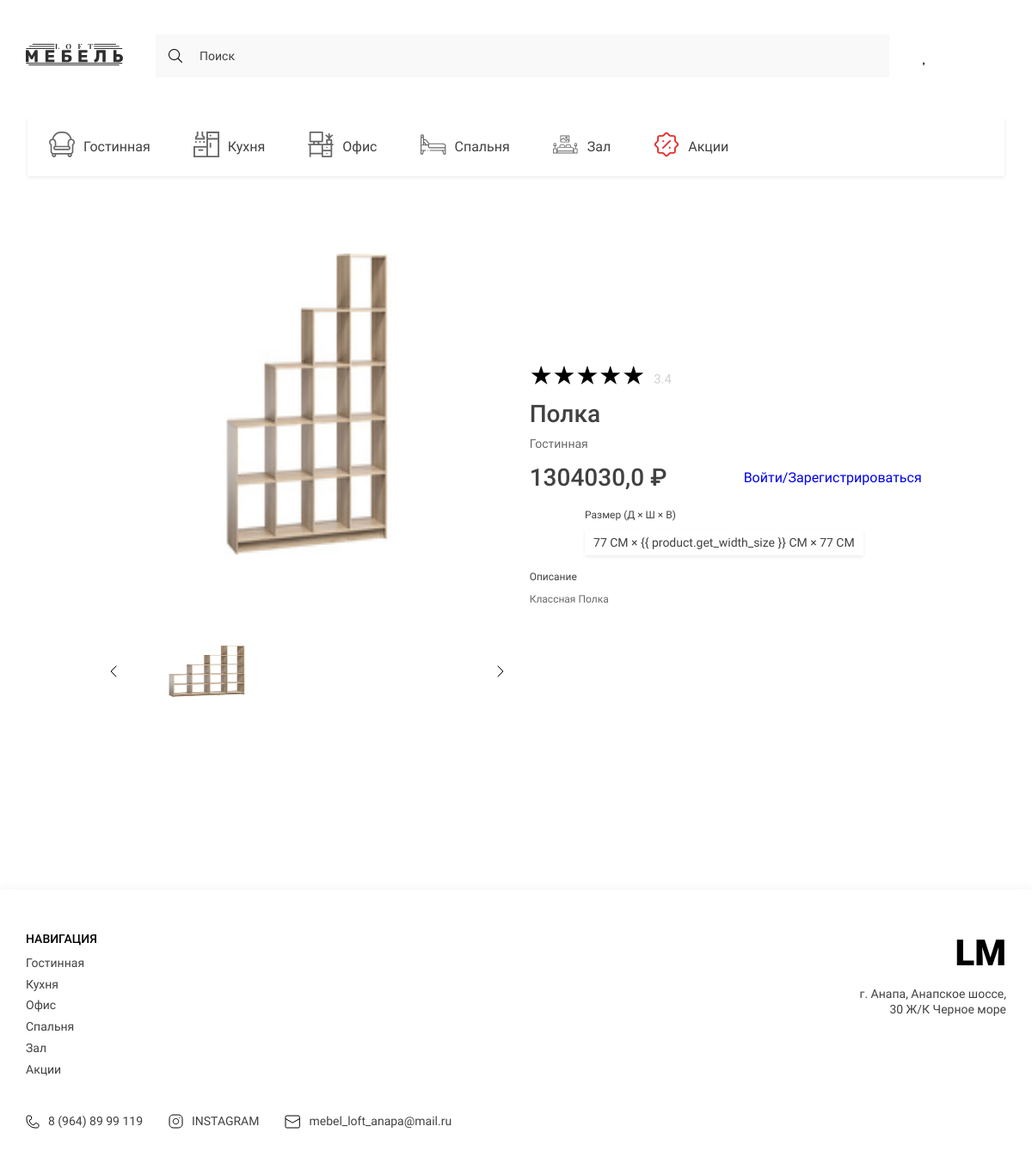
The app's page /product/polka/ with its own data.
### mebel_app/models.py (models this page shows, shortened)
class Category(models.Model):
    title = models.CharField(max_length=255, verbose_name='Категория', unique=True)
    image = models.FileField(upload_to='categories/', verbose_name='Иконка')
    slug = models.SlugField(unique=True, null=True, verbose_name='Слаг')
    def get_absolute_url(self):
        return reverse('category', kwargs={'slug': self.slug})
    def __str__(self):
        return self.title
    class Meta:
        verbose_name = 'Категория'
        verbose_name_plural = 'Категории'

class Gallery(models.Model):
    product = models.ForeignKey(Product, verbose_name='Товар', on_delete=models.CASCADE, related_name='images')
    photo = models.ImageField(upload_to='product/', null=True, blank=True, verbose_name='Изображения')
    class Meta:
        verbose_name = 'Изображение'
        verbose_name_plural = 'Галерея товаров'

class Product(models.Model):
    title = models.CharField(max_length=255, verbose_name='Название товара', unique=True)
    color = models.CharField(max_length=50, verbose_name='Цвет')
    price = models.FloatField(max_length=20, verbose_name='Цена')
    category = models.ForeignKey(Category, on_delete=models.CASCADE, verbose_name='Категория', related_name='products')
    description = models.TextField(verbose_name='Описание товара')
    quantity = models.IntegerField(verbose_name='Кол-во на складе')
    slug = models.SlugField(unique=True, verbose_name='Слаг')
    def get_height_size(self):
        if self.sizes:
            try:
                return self.sizes.first().height
            except:
                return '0'
        else:
            return '0'
    def get_depth_size(self):
        if self.sizes:
            try:
                return self.sizes.first().depth
            except:
                return '0'
        else:
            return '0'
    class Meta:
        verbose_name = 'Товар'
        verbose_name_plural = 'Товары'

class Size(models.Model):
    product = models.ForeignKey(Product, verbose_name='Товар', on_delete=models.CASCADE, related_name='sizes')
    height = models.IntegerField(verbose_name='Высота', null=False)
    width = models.IntegerField(verbose_name='Ширина', null=False)
    depth = models.IntegerField(verbose_name='Глубина', null=False)
    class Meta:
        verbose_name = 'Размер'
        verbose_name_plural = 'Размеры'

### mebel_app/views.py (the view)
# urls.py: path('product/<slug:slug>/', ProductDetail.as_view(), name='product'),
class ProductDetail(DetailView):
    model = Product
    context_object_name = 'product'
    template_name = 'mebel_app/product_detail.html'
    def get_context_data(self, **kwargs):
        context = super().get_context_data()
        product = Product.objects.get(slug=self.kwargs['slug'])
        context['title'] = f'Товар - {product.title}'
        return context

### mebel_app/templates/mebel_app/product_detail.html (shortened to what this page needs)
{% extends 'base.html' %}
{% load mebel_app_tags %}
{% load static %}
{% block main %}
<div class="wrapper">
    <header class="header">
        <div class="container">
            <div class="header__content">
                <div class="header__bar">
                    <div class="product__slider">
                        {% include 'mebel_app/components/_slider.html' %}
                        <div class="product__slider-parameters">
                            <div class="product__raiting">
                                <div class="product__raiting-body">
                                    <div class="product__raiting-active"></div>
                                    <div class="product__raiting-items">
                                    </div>
                                </div>
                                <div class="product__raiting-value">3.4</div>
                            </div>
                            <h1 class="product__title">{{ product.title }}</h1>
                            <span class="product__categories">{{ product.category }}</span>
                            <div class="product__links">
                                <h2 class="product__links-price"><span>{{ product.price }}</span> ₽</h2>
                                {% if request.user.is_authenticated %}
                                <a href="{% url 'to_cart' product.pk 'add' %}" class="product__links-buy">Купить</a>
                                {% if request.user.is_authenticated %}
                                {% get_favourite_products request.user as fav_products %}
                                {% endif %}
                                {% if product in fav_products and request.user.is_authenticated %}
                                <a href="{% url 'save_or_del' product.slug %}"
                                   class="product_card_basket-link basket_icon">
                                    <svg width="20" height="18" viewBox="0 0 20 18" fill="red"
                                         xmlns="http://www.w3.org/2000/svg">
                                        <path
                                                d="M10 3.42445C10.1556 3.42445 10.3022 3.35205 10.3969 3.2286C10.3969 3.22853 10.397 3.22847 10.397 3.2284L10.3972 3.22815L10.4006 3.22378L10.4168 3.20326C10.4318 3.18451 10.4549 3.15589 10.4858 3.11882C10.5476 3.04462 10.6402 2.93682 10.7604 2.80662C11.0013 2.5456 11.3498 2.19785 11.7789 1.85114C12.6505 1.14689 13.7893 0.5 15 0.5C17.5018 0.5 19.5 2.45298 19.5 4.82534C19.5 5.82642 19.2983 7.54989 18.0555 9.65158C16.8108 11.7565 14.5058 14.2679 10.2563 16.8148C10.1799 16.86 10.0912 16.8844 10 16.8844C9.90878 16.8844 9.82009 16.86 9.74371 16.8148C5.49418 14.2679 3.18917 11.7565 1.94451 9.65158C0.701742 7.54989 0.5 5.82642 0.5 4.82534C0.5 2.45298 2.4982 0.5 5 0.5C6.21069 0.5 7.34951 1.14689 8.22114 1.85114C8.65025 2.19785 8.99868 2.5456 9.23959 2.80662C9.35976 2.93682 9.45243 3.04462 9.51424 3.11882C9.54512 3.15589 9.56825 3.18451 9.58319 3.20326L9.5994 3.22378L9.6028 3.22815L9.60299 3.2284C9.60305 3.22847 9.6031 3.22853 9.60315 3.2286L9.60323 3.2287C9.69785 3.35209 9.84449 3.42445 10 3.42445Z"
                                                stroke="white" stroke-linecap="round" stroke-linejoin="round"/>
                                    </svg>
                                </a>
                                                                    <span>Добавить в желаемое</span>
                                {% else %}
                                <a href="{% url 'save_or_del' product.slug %}"
                                   class="product_card_basket-link basket_icon">
                                    <svg width="19" height="17" viewBox="0 0 19 17" fill="none"
                                         xmlns="http://www.w3.org/2000/svg">
                                        <path d="M9.75 16L9.39645 16.3536C9.49021 16.4473 9.61739 16.5 9.75 16.5C9.88261 16.5 10.0098 16.4473 10.1036 16.3536L9.75 16ZM2.29442 8.54442L1.94086 8.89797L1.94086 8.89797L2.29442 8.54442ZM17.2056 8.54442L16.852 8.19086L16.852 8.19086L17.2056 8.54442ZM8.54442 2.29442L8.19086 2.64797L8.19086 2.64797L8.54442 2.29442ZM9.75 3.5L9.39645 3.85355C9.59171 4.04882 9.90829 4.04882 10.1036 3.85355L9.75 3.5ZM10.9556 2.29442L10.602 1.94086L10.602 1.94086L10.9556 2.29442ZM10.1036 15.6464L2.64797 8.19086L1.94086 8.89797L9.39645 16.3536L10.1036 15.6464ZM16.852 8.19086L9.39645 15.6464L10.1036 16.3536L17.5591 8.89797L16.852 8.19086ZM8.19086 2.64797L9.39645 3.85355L10.1036 3.14645L8.89797 1.94086L8.19086 2.64797ZM10.1036 3.85355L11.3091 2.64797L10.602 1.94086L9.39645 3.14645L10.1036 3.85355ZM14.0806 0.5C12.7759 0.5 11.5246 1.01829 10.602 1.94086L11.3091 2.64797C12.0442 1.91294 13.0411 1.5 14.0806 1.5V0.5ZM18 5.41942C18 6.45891 17.5871 7.45583 16.852 8.19086L17.5591 8.89797C18.4817 7.9754 19 6.72413 19 5.41942H18ZM19 5.41942C19 2.7025 16.7975 0.5 14.0806 0.5V1.5C16.2452 1.5 18 3.25478 18 5.41942H19ZM5.41942 1.5C6.45891 1.5 7.45583 1.91294 8.19086 2.64797L8.89797 1.94086C7.9754 1.01829 6.72413 0.5 5.41942 0.5V1.5ZM1.5 5.41942C1.5 3.25478 3.25478 1.5 5.41942 1.5V0.5C2.7025 0.5 0.5 2.7025 0.5 5.41942H1.5ZM2.64797 8.19086C1.91294 7.45583 1.5 6.45891 1.5 5.41942H0.5C0.5 6.72413 1.01829 7.9754 1.94086 8.89797L2.64797 8.19086Z"
                                              fill="black"/>
                                    </svg>
                                </a>
                                    <span>Добавить в желаемое</span>
                                {% endif %}
                                {% else %}
                                <a href="{% url 'login_registration' %}">Войти/Зарегистрироваться</a>
                                {% endif %}
                            </div>
                            <ul class="paremeters__list">
                                <li class="paremetes__list-item">
                                    <h3 class="paremeters__list-title">Размер (Д × Ш × В)</h3>
                                    <a href="#!" class="paremeters__list-btn">
                                        <div class="paremeters__size">{{ product.get_depth_size }} СМ × {{
                                            product.get_width_size }} СМ × {{ product.get_height_size }} СМ
                                        </div>
                                    </a>
                                </li>
                            </ul>
                            <p class="product__descr">
                                <span class="product__descr-title">Описание</span>
                                {{ product.description }}
                            </p>
                        </div>
                    </div>
                </div>
            </div>
        </div>
</div>
{% endblock main %}

### templates/components/_category.html
              {% load mebel_app_tags %}
<div class="padding-left" style="
    max-width: 1136px;
    width: 100%;
    margin: 25px  auto;
">
  {% get_categories as categories %}
                    <ul class="header__list _categories">
   {% for category in categories %}
                        <li>
                            <a href="{{ category.get_absolute_url }}" class="header__list-links">
                                <span class="header__list-img">
                                    <img src="{{ category.image.url }}" alt="icons" width="30" height="30">
                                </span>
                                {{ category }}
                            </a>
                        </li>
    {% endfor %}
                    </ul>
</div>

### mebel_app/templates/mebel_app/components/_slider.html
{% load static %}
<div class="product__slider">
    <div class="product__slider-content">
        <div class="sliderLines">
            {% for photo in product.images.all %}
                {% if forloop.first %}
                <div class="product__slider-item active">
                    <img src="{{ photo.photo.url }}" alt="banner"
                         class="product__slider-img" width="530" height="350">
                </div>
                {% else %}
                <div class="product__slider-item">
                    <img src="{{ photo.photo.url }}" alt="banner"
                         class="product__slider-img" width="530" height="350">
                </div>
                {% endif %}
            {% endfor %}
        </div>
        <div class="product__slider-panel">
            <ul class="product__slider-indicators">
                <li>
                    <a href="#!" class="indicators__links">
                        <img src="{{ photo.photo.url }}" alt="products" width="155" height="60">
                    </a>
                </li>
            </ul>
            <div class="product__slider-btns">
                <button class="btn__next">
                    <img src="{% static 'mebel_app/assets/icons/arrow-black.svg' %}" alt="arrow">
                </button>
                <button class="btn__prev">
                    <img src="{% static 'mebel_app/assets/icons/arrow-black.svg' %}" alt="arrow">
                </button>
            </div>
        </div>
    </div>
</div>
</div>

### templates/components/_footer.html
{% load static %}
              {% load mebel_app_tags %}
<footer class="footer">
    <div class="container">
        <div class="footer__content">
            <div class="footer__navigate">
                <div class="footer__navigate-part">
                    <h2 class="footer__navigate-title">НАВИГАЦИЯ</h2>
                    <div class="footer__navigate-lists">
                          {% get_categories as categories %}
                        <ul class="footer__navigate-list">
                            {% for category in categories %}
                            <li><a href="{{ category.get_absolute_url }}" class="footer__navigate-links">{{ category.title }}</a></li>
{% endfor %}
                        </ul>
                    </div>
                </div>
                <div class="footer__navigate-part _right">
                    <a href="./index.html" class="footer__logo">LM</a>
                    <p class="footer__adress">г. Анапа, Анапское шоссе, 30 Ж/К Черное море</p>
                </div>
            </div>
            <div class="footer__social">
                <ul class="footer__social-list">
                    <li>
                        <a href="tel:89648999119" class="footer__social-links">
                            <img src="{% static 'mebel_app/assets/icons/phone.svg' %}" alt="phone">
                            8 (964) 89 99 119
                        </a>
                    </li>
                    <li>
                        <a href="https://www.instagram.com/habibaziz33" target="_blank" class="footer__social-links">
                            <img src="{% static 'mebel_app/assets/icons/inst.svg' %}" alt="insta">
                            INSTAGRAM
                        </a>
                    </li>
                    <li>
                        <a href="mailto:mebel_loft_anapa@mail.ru" target="_blank" class="footer__social-links">
                            <img src="{% static 'mebel_app//assets/icons/mail.svg' %}" alt="mail">
                            mebel_loft_anapa@mail.ru
                        </a>
                    </li>
                </ul>
            </div>
        </div>
    </div>
</footer>

### records on screen
Category: image (picture), title "Гостинная"
Category: image (picture), title "Кухня"
Category: image (picture), title "Офис"
Category: image (picture), title "Спальня"
Category: image (picture), title "Зал"
Category: image (picture), title "Акции"
Gallery: photo (picture)
Product: title "Полка", category "Гостинная", price "1304030,0", get_depth_size "77", get_height_size "77", description "Классная Полка"
